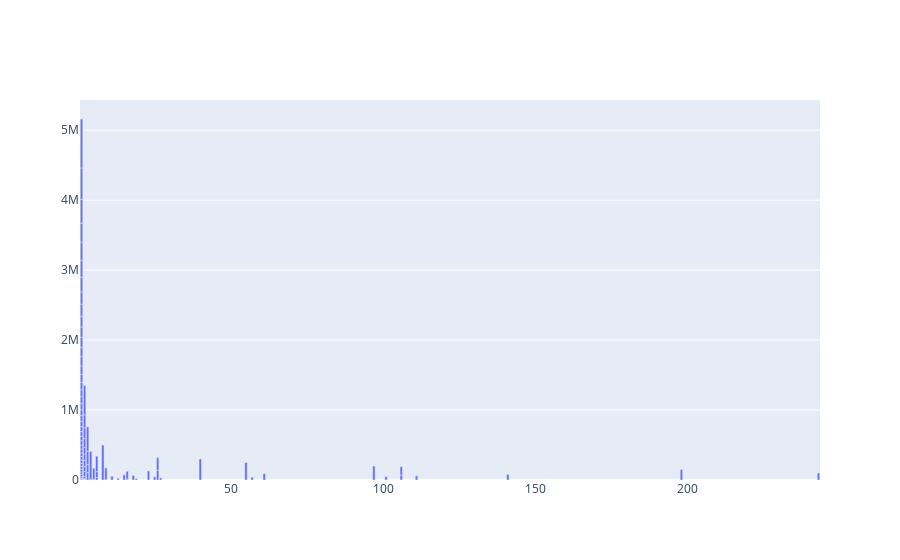

The notebook cell this image was saved under:
### Markdown cell above
Видим, что соискатели указывают чаще всего от 4 до 10 тегов

### Code cell
df = data[data["from"]<5_000_000]
df = df.groupby("from").agg({'tags_list': 'count'})
df = df.sort_values(by="from").reset_index()
fig = go.Figure()
fig.add_trace(go.Bar(x=df["tags_list"], y=df["from"]))
fig.show()
